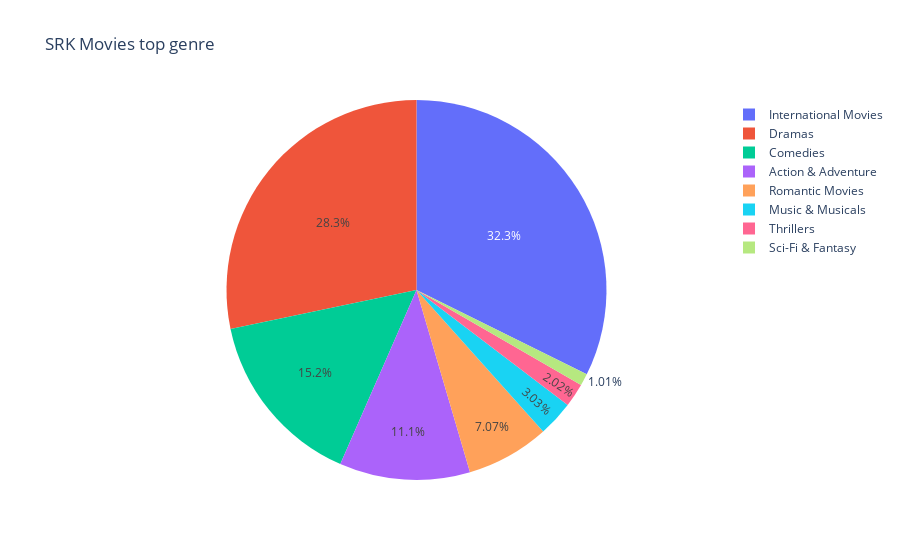

The notebook cell this image was saved under:
### Code cell
px.pie(x.sort_values('count',ascending=True), names='genre', values='count', title='SRK Movies top genre')

### Figure 1 — Plotly figure (JSON) as saved in the notebook; plotly's stock layout.template omitted (floating-point values rounded to 4 significant figures)
{"data": [{"domain": {"x": [0, 1], "y": [0, 1]}, "hovertemplate": "genre=%{label}<br>count=%{value}<extra></extra>", "labels": ["Sci-Fi & Fantasy", "Thrillers", "Music & Musicals", "Romantic Movies", "Action & Adventure", "Comedies", "Dramas", "International Movies"], "legendgroup": "", "name": "", "showlegend": true, "type": "pie", "values": [1, 2, 3, 7, 11, 15, 28, 32]}], "layout": {"legend": {"tracegroupgap": 0}, "title": {"text": "SRK Movies top genre"}}}
